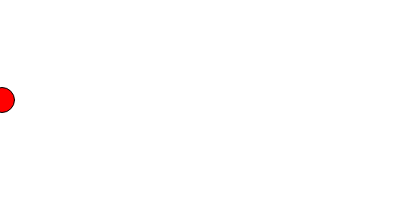
Frame 1 (no input)
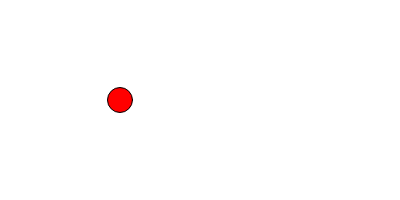
Frame 60 (no input)
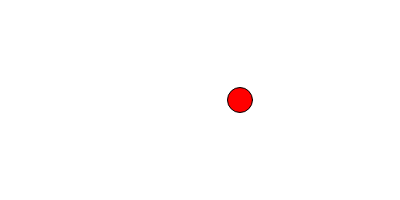
Frame 120 (the mouse pressed at the canvas centre since frame 60)

The p5.js sketch that drew these frames (run headless with seeded random() and noise() and a simulated clock; from frame 60 on, the mouse is pressed at the canvas centre):

// p5.js sketch
// ── sketch.js
var xpos = 0;
 
var speed = 2;
 
function setup() 
{
  createCanvas(400, 200);
}
 
function draw() 
{
  background(255);
 
  fill(255, 0, 0);
 
  stroke(0);
 
  ellipseMode(CENTER);
 
  xpos = xpos + speed;
 
  if((xpos > width) || (xpos < 0))
  {
    speed = speed * -1;
  }
 
  ellipse(xpos, 100, 25, 25);	

}
